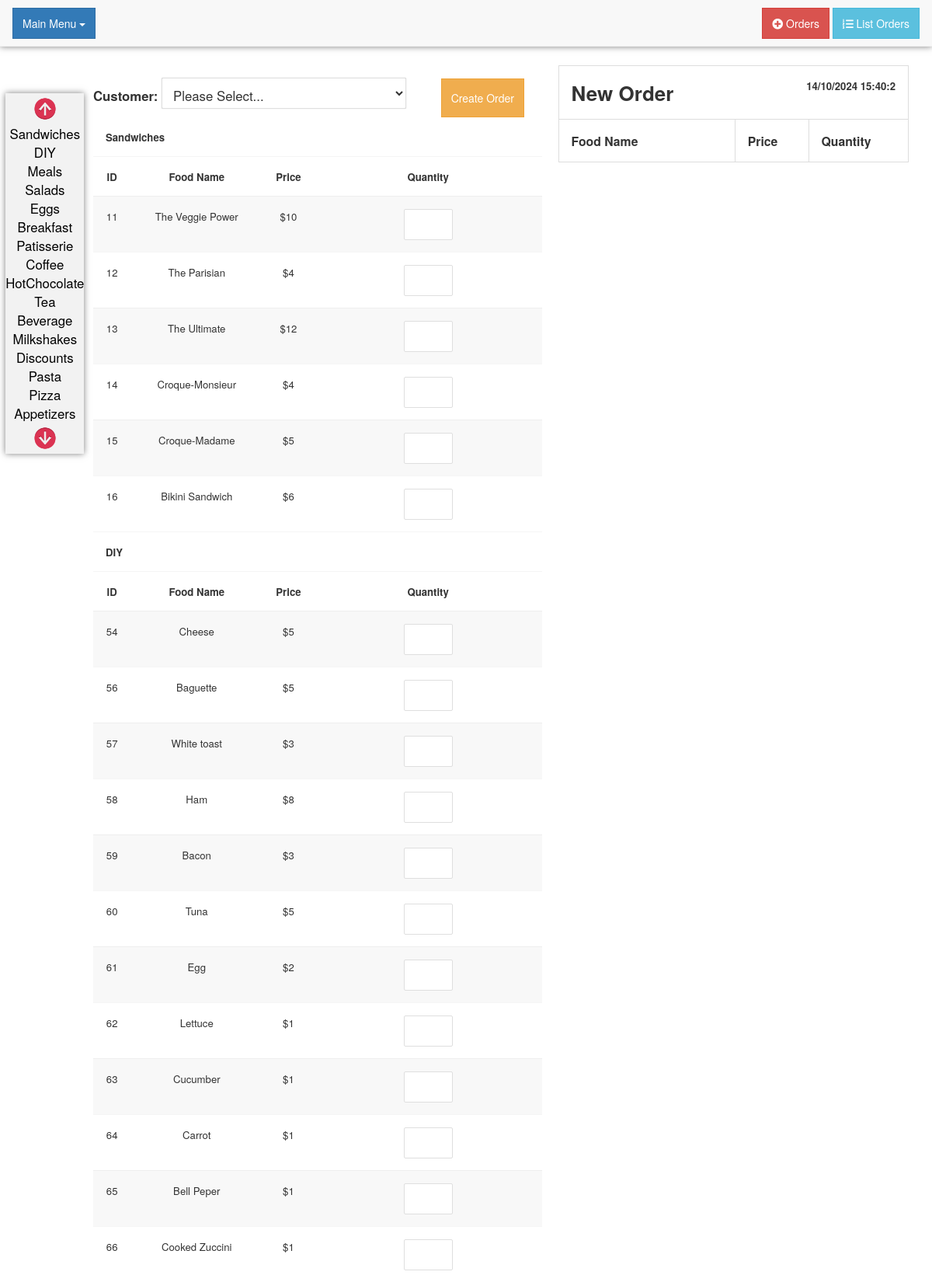
Page /index.php?page=create_order (upper part) on the committed database.
### tables this page shows
CREATE TABLE IF NOT EXISTS `food_catalogue` (
`food_id` int(10) unsigned NOT NULL,
  `cata_name` varchar(50) DEFAULT NULL,
  `Price` int(11) DEFAULT NULL,
  `catalog_id` int(11) DEFAULT NULL
);

### require/db.php (called while the page is built, shortened)
<?php
 class Mysql{
	function __construct(){
		$this->conn=$this->getConn();
	}
	function getConn(){
        $conn =  mysql_connect('localhost','root','') or die("Cannot connect to server".mysql_error());
        return $conn;
    }
	function fetch($result){
        $row = mysql_fetch_array($result);
        return $row;
    }
	function query($sql){
        $res = mysql_query($sql,$this->conn) or die(mysql_error());
		return $res;
	}
}
$mysql = new Mysql();
?>

### create_order.php (the view, shortened to what this page needs)
<link rel="stylesheet" href="https://pro.fontawesome.com/releases/v5.10.0/css/all.css"/>
<?php
	$sql_fcata = "SELECT catalog_id,cata_name FROM food_catalogue WHERE price IS NULL ORDER BY catalog_id";
	$result_fcata = $mysql->query($sql_fcata);
?>
		<form id='order_table' action='index.php?page=create_order' method ='post'>
			<div class='big'><b>Customer:</b>
				<select name='cus_id' id='cus' >
					<option value='0'>Please Select...</option>
				</select>
				<button id='createbtn' class="btn btn-warning" style="border-radius:0%" type=''>Create Order</button>
			</div>
			<div class='create_order'>
				<table class ='table-stripped'>
	<?php
		while($row_fcata = $mysql->fetch($result_fcata)) {
			$cata_id = $row_fcata['catalog_id'];
	        $sql_finfo = "select s.food_id,s.cata_name as food_name,s.price,s.catalog_id from food_catalogue as s join food_catalogue as p where p.food_id = s.catalog_id and s.price IS NOT NULL and s.catalog_id = $cata_id";
	        $result_finfo = $mysql->query($sql_finfo);
            echo "<th colspan='5' id=".$row_fcata['cata_name'].">".$row_fcata['cata_name']."</th>
					<tr>
						<td class='text-center'><b>ID</b></td>
						<td class='text-center'><b>Food Name</b></td>
						<td class='text-center'><b>Price</b></td>
						<td class='text-center'><b>Quantity</b></td>
					</tr>";
            while($row_finfo = $mysql->fetch($result_finfo)) {
                echo "<tr>
						<td class='text-center'>".$row_finfo['food_id']."</td>
						<td class='text-center'>".$row_finfo['food_name']." </td>
						<td class='text-center'>&#36;".$row_finfo['price']." </td>
						<td class='text-center' onmousemove='vis({$row_finfo['food_id']})' onmouseout='hide({$row_finfo['food_id']});check({$row_finfo['food_id']})'>
							<button id='l{$row_finfo['food_id']}' class='bnum' type='button' onclick='m({$row_finfo['food_id']})' ><b><i class='fa fa-minus-circle' style='color:#C9302D;'></i></b></button>
							<input type='number' id='{$row_finfo['food_id']}' name='odfood[{$row_finfo['food_id']}]' min = '0' max = '999'/>
							<button id='r{$row_finfo['food_id']}' class='bnum' type='button' onclick='a({$row_finfo['food_id']})' ><b><i class='fa fa-plus-circle' style='color:green;'></i></b></button>
						</td>
					</tr>";
            }
		}
	?>
				</table>
			</div>
		</form>
<div id='create_page'>
	<?php
        $sql_foodinfo = "SELECT food_id,cata_name AS food_name,price FROM food_catalogue WHERE price IS NOT NULL";
        $result = $mysql->query($sql_foodinfo);
        $food_cata_info = array();
        echo "<table class ='table-bordered'>";
        while($row = $mysql->fetch($result)) {
	        $food_cata_info['name'][$row['food_id']] = $row['food_name'];
	        $food_cata_info['price'][$row['food_id']] = $row['price'];
		}
		if(isset($_POST['cus_id'])){
			if(!empty($_POST['cus_id'])){
				$cus_id = (int)$_POST['cus_id'];
				$sql_cusinfo = "SELECT firstname,lastname,tel from customer_info where cus_id = $cus_id;";
				$result_cus = $mysql->query($sql_cusinfo);
				$row_cus = $mysql->fetch($result_cus);
				$cusname=$row_cus[0]."&nbsp".$row_cus[1];
			}else{
				$cus_id = '0';
				$cusname='Unknown';
			}
		}else{
			$cusname='New Order';
		}
		$datetime = date('d/m/y h:i:s',time());
		echo "<tr class='bold'>
				<td style='font-size: 26px;border-right:0px;' >".$cusname."&nbsp</td>
				<td colspan='2' style='border-left:0;text-align:right;' id='time' onclick='inputTime()'>$datetime</td>
				<td colspan='2' style='border-left:0;text-align:right;display:none;' id='timeNew'>
					<form action='submit.php' method='post' id='newOrder'>
						<input type='time' name='time'/>
					</form>
				</td>
			</tr>
            <tr class='fat'>
				<td>Food Name</td><td>Price</td><td>Quantity</td>
			</tr>";
		$totalp = 0;
		if(isset($_POST['odfood'])){
			$food__quantity = array_filter($_POST['odfood']);
			if(!empty($food__quantity)){
				for($i=0;$i < count($food__quantity);$i++){
					$f_id = array_keys($food__quantity)[$i];
					$f_quantity = $food__quantity[$f_id];
					if(!empty($f_quantity)){
						echo "<tr>
								<td><b>".$food_cata_info['name'][$f_id]."</b></td>
								<td>&#36;".$food_cata_info['price'][$f_id]."</td>
								<td>".$f_quantity."</td>
							</tr>";
						$totalp += $food_cata_info['price'][$f_id] * $f_quantity;
					}
				}
			}
			echo "<tr>
					<td colspan='2' class='fat'>Total Price</td>
					<td colspan='2' class='text-centered'>&#36;&nbsp".$totalp."</td>
				 </tr>
				 </table>
			<script>document.getElementById('createbtn').style.display= 'none'</script>";
		?>
			<nav id='submitbtn'>
				<ul>
					<li>
						<button onclick="printdiv('create_page')">Print</button>
					</li>
					<li>
						<button class="btn btn-warning" style="border-radius:0%" id='modord' onclick ="history.go(-1)">Make Changes</button>
					</li>
					<li>
						<button id='subord' type="primary" onclick="document.getElementById('newOrder').submit();">Submit Order</button>
					</li>
					<li>
						<button class="btn btn-danger" style="border-radius:0%" onclick ="reset()">Reset</button>
					</li>
				</ul>
			</nav>
		<?php
			if($totalp > 0){
				$_SESSION['food__quantity'] = $food__quantity;
				$_SESSION['cus_id']= $cus_id;
			}else{
				echo "<script>document.getElementById('subord').disabled='true';</script>";
			}
			if(isset($_SESSION['order_id'])){
				echo "<script>document.getElementById('modord').disabled='true';</script>";
			}
        }else{
			echo "</table>";
		}
        ?>
</div>

### require/header.php (shortened to what this page needs)
<html>
    <head>
		<link type="text/css" rel="stylesheet" href="static/css/style.css"/>
        <link type="text/css" rel="stylesheet" href="static/css/kube.css"/>
		<link type="text/css" rel="stylesheet" href="static/css/bootstrap.min.css"/>
		<link rel="stylesheet" href="https://pro.fontawesome.com/releases/v5.10.0/css/all.css"/>
    </head>
    <body>
	    <center class="tab_out">
            <table class="table-stripped">
		        <tr><td class='text-centered' id='tab'>
				<nav>
					<div class="right-menu">
						<a href="index.php?page=create_order"><button class="btn btn-danger" style="border-radius:0%" type=""><i class="fa fa-plus-circle"></i> Orders</button></a>
						<a href="index.php?page=current_orders"><button class="btn btn-info" style="border-radius:0%"><i class="fa fa-list-ol"></i> List Orders</button></a>
					</div>
					<div class="left-menu">
						<div class="nav dropdown">
						    <button class="btn btn-primary dropdown-toggle" style="border-radius:0%" type="button" data-toggle="dropdown">Main Menu
						    <span class="caret"></span></button>
						  </div>
					</div>
				</nav>
				</tr></td>
		    </table>
		</center>
		<div class='left'>
			<div class='left_tab'>
				<a href=#><img src='static/img/upicon.png'/></a><br/>
				<?php
				if ($page == 'create_order' || ($_GET['action']=='weekly') || $_GET['action']=='sold') {
					$sql_fcata = "SELECT cata_name FROM food_catalogue WHERE price IS NULL ORDER BY catalog_id";
					$res_fcata = $mysql->query($sql_fcata);
					while($row_fcata = $mysql->fetch($res_fcata)){
						echo "<a href=# style='text-decoration:none; color:black;'".$row_fcata['cata_name'].">".$row_fcata['cata_name']."</a><br/>";
					}
				}
				?>
				<a href=#bottom><img src='static/img/downicon.png'/></a>
			</div>
		</div>
		<div class='body'>
            <row>
                <column cols="12">

### static/css/style.css (style rules this page uses)
.body { margin-top: 40px; display: block; margin-right: 30px; }
.fat { font-size: 120%; font-weight: bold; }
.tab_out { position: relative; height: 60px; width: 100%; top: 0px; }
#tab { padding-top: 10px; padding-bottom: 0px; box-shadow: 0px 0px 8px rgba(0, 0, 0, 0.5); position: fixed; z-index: 1; height: 60px; width: 100%; }
.left-menu { float: left; }
.right-menu { float: right; }
.nav.dropdown { margin-right: 100px; }
.left { height: 100%; width: 10%; float: left; position: relative; }
.left_tab { position: fixed; background: rgba(0, 0, 0, 0.05); margin-top: 5%; margin-left: 0.6%; text-align: center; box-shadow: 0px 0px 8px rgba(0, 0, 0, 0.5); }
.left_tab a { text-decoration: none; font-size: 1.2em; }
.left_tab img { width: 80px; height: 40px; }
.create_order { float: left; width: 55%; }
#cus { width: 30%; box-shadow: 0px 0px 1px rgba(0, 0, 0, 0.3); }
#createbtn { margin-left: 40px; height: 50px; color: white; }
#create_page { width: 43%; float: right; margin-top: -90px; }
input[type="number"] { -moz-appearance: textfield; }

### rows in the picture
food_catalogue: cata_name "Sandwiches"
food_catalogue: cata_name "DIY"
food_catalogue: cata_name "Meals"
food_catalogue: cata_name "Salads"
food_catalogue: cata_name "Eggs"
food_catalogue: cata_name "Breakfast"
food_catalogue: cata_name "Patisserie"
food_catalogue: cata_name "Coffee"
food_catalogue: cata_name "HotChocolate"
food_catalogue: cata_name "Tea"
food_catalogue: cata_name "Beverage"
food_catalogue: cata_name "Milkshakes"
food_catalogue: cata_name "Discounts"
food_catalogue: cata_name "Pasta"
food_catalogue: cata_name "Pizza"
food_catalogue: cata_name "Appetizers"
food_catalogue: food_id "11", cata_name "The Veggie Power", Price "10"
food_catalogue: food_id "12", cata_name "The Parisian", Price "4"
food_catalogue: food_id "13", cata_name "The Ultimate", Price "12"
food_catalogue: food_id "14", cata_name "Croque-Monsieur", Price "4"
food_catalogue: food_id "15", cata_name "Croque-Madame", Price "5"
food_catalogue: food_id "16", cata_name "Bikini Sandwich", Price "6"
food_catalogue: food_id "54", cata_name "Cheese", Price "5"
food_catalogue: food_id "56", cata_name "Baguette", Price "5"
food_catalogue: food_id "57", cata_name "White toast", Price "3"
food_catalogue: food_id "58", cata_name "Ham", Price "8"
food_catalogue: food_id "59", cata_name "Bacon", Price "3"
food_catalogue: food_id "60", cata_name "Tuna", Price "5"
food_catalogue: food_id "61", cata_name "Egg", Price "2"
food_catalogue: food_id "62", cata_name "Lettuce", Price "1"
food_catalogue: food_id "63", cata_name "Cucumber", Price "1"
food_catalogue: food_id "64", cata_name "Carrot", Price "1"
food_catalogue: food_id "65", cata_name "Bell Peper", Price "1"
food_catalogue: food_id "66", cata_name "Cooked Zuccini", Price "1"

### other values in the picture
$cusname "New Order"
